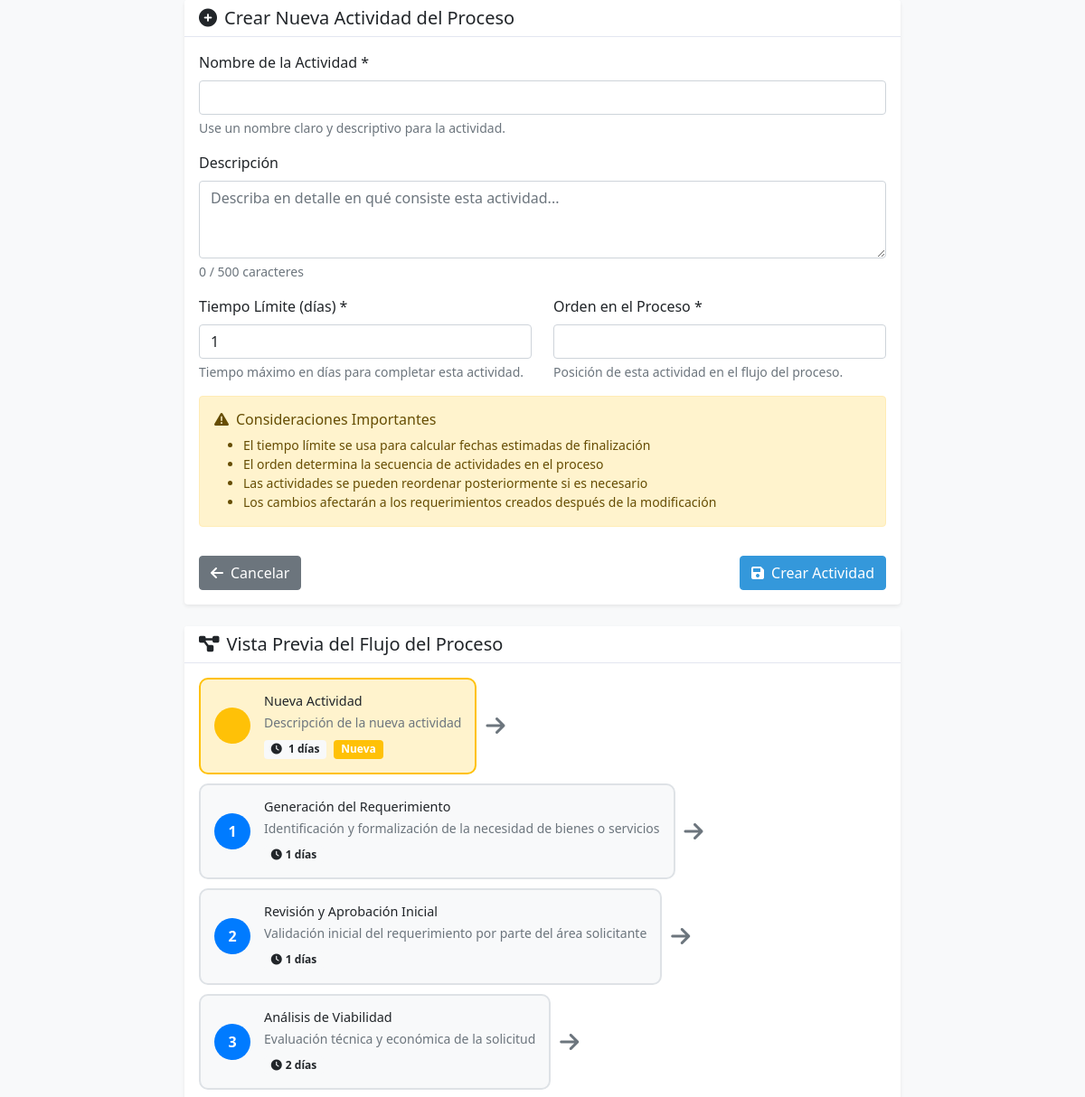
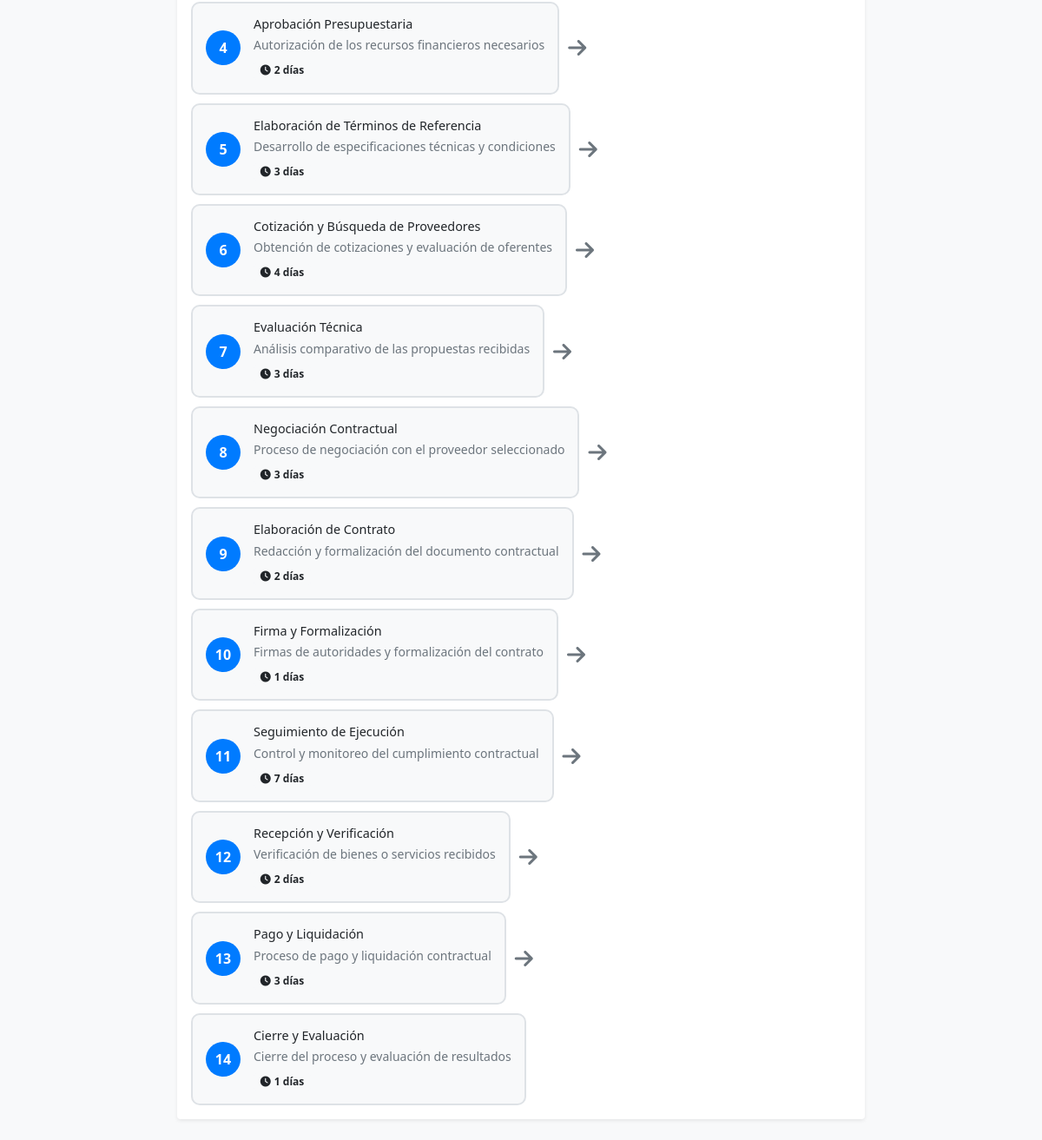
/app/views/actividades/crear.php, run on the app's committed database (2 pictures, top to bottom).
### tables this page shows
CREATE TABLE actividades (
    id INT AUTO_INCREMENT PRIMARY KEY,
    nombre VARCHAR(100) NOT NULL,
    descripcion TEXT,
    tiempo_limite INT NOT NULL,  
    orden INT NOT NULL,
    activo BOOLEAN DEFAULT TRUE,
    fecha_creacion TIMESTAMP DEFAULT CURRENT_TIMESTAMP
);

### app/models/Database.php (called while the page is built)
<?php
class Database {
    private static $instance = null;
    private $pdo;
    private function __construct() {
        try {
            $this->pdo = new PDO(
                "mysql:host=" . Config::DB_HOST . ";dbname=" . Config::DB_NAME . ";charset=" . Config::DB_CHARSET,
                Config::DB_USER,
                Config::DB_PASS,
                [
                    PDO::ATTR_ERRMODE => PDO::ERRMODE_EXCEPTION,
                    PDO::ATTR_DEFAULT_FETCH_MODE => PDO::FETCH_ASSOC,
                    PDO::ATTR_EMULATE_PREPARES => false
                ]
            );
        } catch (PDOException $e) {
            throw new Exception("Error de conexión: " . $e->getMessage());
        }
    }
    public static function getInstance() {
        if (self::$instance === null) {
            self::$instance = new self();
        }
        return self::$instance;
    }
    public function getConnection() {
        return $this->pdo;
    }
}
?>

### app/models/Actividad.php (called while the page is built, shortened)
<?php
class Actividad {
    private $db;
    public function __construct() {
        $this->db = Database::getInstance()->getConnection();
    }
    public function obtenerTodas() {
        $stmt = $this->db->query("SELECT * FROM actividades ORDER BY orden");
        return $stmt->fetchAll();
    }
}
?>

### app/views/actividades/crear.php (the view, shortened to what this page needs)
<?php
require_once 'app/views/layouts/header.php';
?>
<div class="row justify-content-center">
    <div class="col-lg-8">
        <div class="card">
            <div class="card-header">
                <h5 class="card-title mb-0">
                    <i class="fas fa-plus-circle me-2"></i>Crear Nueva Actividad del Proceso
                </h5>
            </div>
            <div class="card-body">
                <form method="POST" class="needs-validation" novalidate>
                    <div class="row">
                        <div class="col-md-12 mb-3">
                            <label for="nombre" class="form-label">Nombre de la Actividad *</label>
                            <input type="text" class="form-control" id="nombre" name="nombre"
                                   value="<?php echo $_POST['nombre'] ?? ''; ?>" required maxlength="100">
                            <div class="form-text">
                                Use un nombre claro y descriptivo para la actividad.
                            </div>
                        </div>
                        <div class="col-md-12 mb-3">
                            <label for="descripcion" class="form-label">Descripción</label>
                            <textarea class="form-control" id="descripcion" name="descripcion" rows="3"
                                      maxlength="500" placeholder="Describa en detalle en qué consiste esta actividad..."><?php echo $_POST['descripcion'] ?? ''; ?></textarea>
                            <div class="form-text">
                                <span id="contadorCaracteres">0</span> / 500 caracteres
                            </div>
                        </div>
                        <div class="col-md-6 mb-3">
                            <label for="tiempo_limite" class="form-label">Tiempo Límite (días) *</label>
                            <input type="number" class="form-control" id="tiempo_limite" name="tiempo_limite"
                                   value="<?php echo $_POST['tiempo_limite'] ?? '1'; ?>" min="1" max="365" required>
                            <div class="form-text">
                                Tiempo máximo en días para completar esta actividad.
                            </div>
                        </div>
                        <div class="col-md-6 mb-3">
                            <label for="orden" class="form-label">Orden en el Proceso *</label>
                            <input type="number" class="form-control" id="orden" name="orden"
                                   value="<?php echo $_POST['orden'] ?? $datos['siguienteOrden']; ?>"
                                   min="1" max="20" required>
                            <div class="form-text">
                                Posición de esta actividad en el flujo del proceso.
                            </div>
                        </div>
                        <div class="col-12">
                            <div class="alert alert-warning">
                                <h6 class="alert-heading"><i class="fas fa-exclamation-triangle me-2"></i>Consideraciones Importantes</h6>
                                <ul class="mb-0 small">
                                    <li>El tiempo límite se usa para calcular fechas estimadas de finalización</li>
                                    <li>El orden determina la secuencia de actividades en el proceso</li>
                                    <li>Las actividades se pueden reordenar posteriormente si es necesario</li>
                                    <li>Los cambios afectarán a los requerimientos creados después de la modificación</li>
                                </ul>
                            </div>
                        </div>
                    </div>
                    <div class="row mt-3">
                        <div class="col-12">
                            <div class="d-flex justify-content-between">
                                <a href="<?php echo BASE_URL; ?>actividades" class="btn btn-secondary">
                                    <i class="fas fa-arrow-left me-2"></i>Cancelar
                                </a>
                                <button type="submit" class="btn btn-primary">
                                    <i class="fas fa-save me-2"></i>Crear Actividad
                                </button>
                            </div>
                        </div>
                    </div>
                </form>
            </div>
        </div>
        <div class="card mt-4">
            <div class="card-header">
                <h5 class="card-title mb-0">
                    <i class="fas fa-project-diagram me-2"></i>Vista Previa del Flujo del Proceso
                </h5>
            </div>
            <div class="card-body">
                <?php
                $actividadModel = new Actividad();
                $actividades = $actividadModel->obtenerTodas();
                $nuevoOrden = $_POST['orden'] ?? $datos['siguienteOrden'];
                ?>
                <div class="process-preview">
                    <?php
                    $mostrarNueva = false;
                    foreach ($actividades as $index => $actividad):
                        if ($actividad['orden'] >= $nuevoOrden && !$mostrarNueva):
                            $mostrarNueva = true;
                    ?>
                    <div class="process-step new-activity">
                        <div class="step-number"><?php echo $nuevoOrden; ?></div>
                        <div class="step-content">
                            <h6><?php echo $_POST['nombre'] ?? 'Nueva Actividad'; ?></h6>
                            <p class="small text-muted mb-1"><?php echo $_POST['descripcion'] ?? 'Descripción de la nueva actividad'; ?></p>
                            <div class="step-meta">
                                <span class="badge bg-light text-dark">
                                    <i class="fas fa-clock me-1"></i>
                                    <?php echo ($_POST['tiempo_limite'] ?? '1'); ?> días
                                </span>
                                <span class="badge bg-warning ms-1">Nueva</span>
                            </div>
                        </div>
                    </div>
                    <?php if ($index < count($actividades) - 1): ?>
                    <div class="process-arrow">
                        <i class="fas fa-arrow-right"></i>
                    </div>
                    <?php endif; ?>
                    <?php endif; ?>
                    <div class="process-step <?php echo !$actividad['activo'] ? 'inactive' : ''; ?>">
                        <div class="step-number"><?php echo $actividad['orden']; ?></div>
                        <div class="step-content">
                            <h6><?php echo $actividad['nombre']; ?></h6>
                            <p class="small text-muted mb-1"><?php echo $actividad['descripcion']; ?></p>
                            <div class="step-meta">
                                <span class="badge bg-light text-dark">
                                    <i class="fas fa-clock me-1"></i><?php echo $actividad['tiempo_limite']; ?> días
                                </span>
                            </div>
                        </div>
                    </div>
                    <?php if ($index < count($actividades) - 1): ?>
                    <div class="process-arrow">
                        <i class="fas fa-arrow-right"></i>
                    </div>
                    <?php endif; ?>
                    <?php endforeach; ?>
                </div>
            </div>
        </div>
    </div>
</div>
<?php require_once 'app/views/layouts/footer.php'; ?>

### app/views/layouts/header.php (shortened to what this page needs)
<!DOCTYPE html>
<html lang="es">
<head>
    <link href="https://cdn.jsdelivr.net/npm/bootstrap@5.1.3/dist/css/bootstrap.min.css" rel="stylesheet">
    <link href="https://cdnjs.cloudflare.com/ajax/libs/font-awesome/6.0.0/css/all.min.css" rel="stylesheet">
    <link href="<?php echo BASE_URL; ?>assets/css/style.css" rel="stylesheet">
    <link href="<?php echo BASE_URL; ?>assets/css/dashboard.css" rel="stylesheet">
</head>
<body>

### app/views/layouts/footer.php (shortened to what this page needs)
</body>
</html>

### assets/css/style.css (style rules this page uses)
:root { --primary-color: #2c3e50; --secondary-color: #3498db; --success-color: #27ae60; --warning-color: #f39c12; --danger-color: #e74c3c; --light-color: #ecf0f1; --dark-color: #2c3e50; }
body { font-family: 'Segoe UI', Tahoma, Geneva, Verdana, sans-serif; background-color: #f8f9fa; }
.card { border: none; box-shadow: 0 0.125rem 0.25rem rgba(0,0,0,0.075); margin-bottom: 1.5rem; }
.card-header { background-color: white; border-bottom: 1px solid #e3e6f0; }
.btn-primary { background-color: var(--secondary-color); border-color: var(--secondary-color); }

### app/views/actividades/crear.php (style rules this page uses)
.process-preview { display: flex; align-items: center; flex-wrap: wrap; gap: 10px; }
.process-step { display: flex; align-items: center; background: #f8f9fa; border: 2px solid #dee2e6; border-radius: 10px; padding: 15px; min-width: 250px; }
.process-step.new-activity { border-color: #ffc107; background: #fff3cd; }
.step-number { background: #007bff; color: white; border-radius: 50%; width: 40px; height: 40px; display: flex; align-items: center; justify-content: center; font-weight: bold; margin-right: 15px; }
.process-step.new-activity .step-number { background: #ffc107; }
.step-content h6 { margin-bottom: 5px; font-size: 0.9rem; }
.step-meta { margin-top: 5px; }
.process-arrow { color: #6c757d; font-size: 1.5rem; }

### data on the page
actividades: orden "1", nombre "Generación del Requerimiento", descripcion "Identificación y formalización de la necesidad de bienes o servicios", tiempo_limite "1"
actividades: orden "2", nombre "Revisión y Aprobación Inicial", descripcion "Validación inicial del requerimiento por parte del área solicitante", tiempo_limite "1"
actividades: orden "3", nombre "Análisis de Viabilidad", descripcion "Evaluación técnica y económica de la solicitud", tiempo_limite "2"
actividades: orden "4", nombre "Aprobación Presupuestaria", descripcion "Autorización de los recursos financieros necesarios", tiempo_limite "2"
actividades: orden "5", nombre "Elaboración de Términos de Referencia", descripcion "Desarrollo de especificaciones técnicas y condiciones", tiempo_limite "3"
actividades: orden "6", nombre "Cotización y Búsqueda de Proveedores", descripcion "Obtención de cotizaciones y evaluación de oferentes", tiempo_limite "4"
actividades: orden "7", nombre "Evaluación Técnica", descripcion "Análisis comparativo de las propuestas recibidas", tiempo_limite "3"
actividades: orden "8", nombre "Negociación Contractual", descripcion "Proceso de negociación con el proveedor seleccionado", tiempo_limite "3"
actividades: orden "9", nombre "Elaboración de Contrato", descripcion "Redacción y formalización del documento contractual", tiempo_limite "2"
actividades: orden "10", nombre "Firma y Formalización", descripcion "Firmas de autoridades y formalización del contrato", tiempo_limite "1"
actividades: orden "11", nombre "Seguimiento de Ejecución", descripcion "Control y monitoreo del cumplimiento contractual", tiempo_limite "7"
actividades: orden "12", nombre "Recepción y Verificación", descripcion "Verificación de bienes o servicios recibidos", tiempo_limite "2"
actividades: orden "13", nombre "Pago y Liquidación", descripcion "Proceso de pago y liquidación contractual", tiempo_limite "3"
actividades: orden "14", nombre "Cierre y Evaluación", descripcion "Cierre del proceso y evaluación de resultados", tiempo_limite "1"
